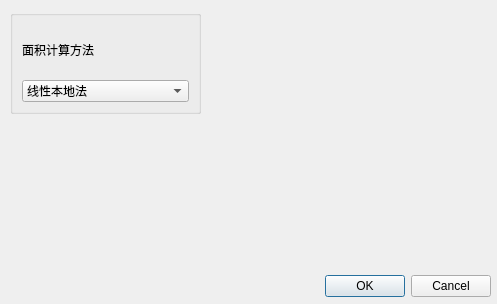
<?xml version="1.0" encoding="UTF-8"?>
<ui version="4.0">
 <class>Dialog</class>
 <widget class="QDialog" name="Dialog">
  <property name="geometry">
   <rect>
    <x>0</x>
    <y>0</y>
    <width>497</width>
    <height>304</height>
   </rect>
  </property>
  <property name="windowTitle">
   <string>Dialog</string>
  </property>
  <widget class="QDialogButtonBox" name="buttonBox">
   <property name="geometry">
    <rect>
     <x>150</x>
     <y>270</y>
     <width>341</width>
     <height>32</height>
    </rect>
   </property>
   <property name="orientation">
    <enum>Qt::Horizontal</enum>
   </property>
   <property name="standardButtons">
    <set>QDialogButtonBox::Cancel|QDialogButtonBox::Ok</set>
   </property>
  </widget>
  <widget class="QGroupBox" name="groupBox">
   <property name="geometry">
    <rect>
     <x>10</x>
     <y>10</y>
     <width>191</width>
     <height>104</height>
    </rect>
   </property>
   <property name="title">
    <string/>
   </property>
   <layout class="QGridLayout" name="gridLayout">
    <item row="0" column="0">
     <widget class="QLabel" name="label">
      <property name="text">
       <string>面积计算方法</string>
      </property>
     </widget>
    </item>
    <item row="1" column="0">
     <widget class="QComboBox" name="comboBox">
      <item>
       <property name="text">
        <string>线性本地法</string>
       </property>
      </item>
      <item>
       <property name="text">
        <string>Wasson法</string>
       </property>
      </item>
     </widget>
    </item>
   </layout>
  </widget>
 </widget>
 <resources/>
 <connections>
  <connection>
   <sender>buttonBox</sender>
   <signal>accepted()</signal>
   <receiver>Dialog</receiver>
   <slot>accept()</slot>
   <hints>
    <hint type="sourcelabel">
     <x>248</x>
     <y>254</y>
    </hint>
    <hint type="destinationlabel">
     <x>157</x>
     <y>274</y>
    </hint>
   </hints>
  </connection>
  <connection>
   <sender>buttonBox</sender>
   <signal>rejected()</signal>
   <receiver>Dialog</receiver>
   <slot>reject()</slot>
   <hints>
    <hint type="sourcelabel">
     <x>316</x>
     <y>260</y>
    </hint>
    <hint type="destinationlabel">
     <x>286</x>
     <y>274</y>
    </hint>
   </hints>
  </connection>
 </connections>
</ui>
